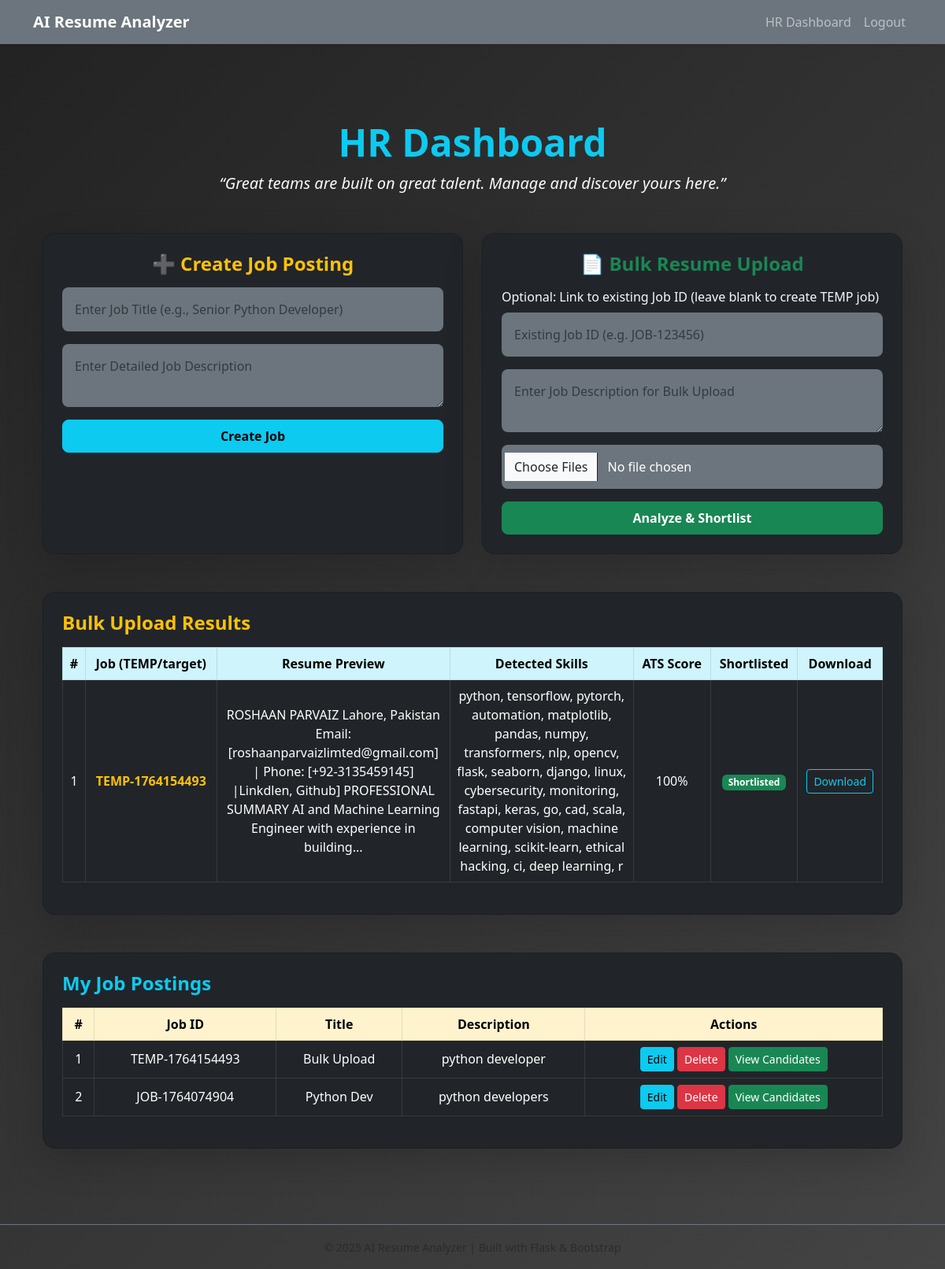
The app's page /hr (signed in) with its own data.
### models.py (models this page shows)
class JobPost(db.Model):
    __tablename__ = 'job_post'
    id = db.Column(db.Integer, primary_key=True)
    job_id = db.Column(db.String(50), unique=True, nullable=False)
    title = db.Column(db.String(200), nullable=False)
    description = db.Column(db.Text, nullable=False)
    hr_id = db.Column(db.Integer, db.ForeignKey('user.id'), nullable=False)
    created_at = db.Column(db.DateTime, default=datetime.utcnow)
    applications = db.relationship('JobApplication', backref='job_post', lazy=True)

### app.py (the view, shortened to what this page needs)
    @app.route("/hr", methods=["GET", "POST"])
    @login_required
    def hr_dashboard():
        if current_user.role != "hr":
            abort(403)
        job_form = JobForm()
        bulk_form = UploadForm()
        jobs = JobPost.query.filter_by(hr_id=current_user.id).order_by(JobPost.created_at.desc()).all()
        bulk_q = (
            db.session.query(JobApplication, JobPost)
            .join(JobPost, JobApplication.job_id == JobPost.id)
            .filter(JobPost.hr_id == current_user.id, JobPost.job_id.like("TEMP-%"))
            .order_by(JobApplication.created_at.desc())
            .all()
        )
        bulk_results = []
        for app_row, job_row in bulk_q:
            filename = None
            skills_str = ""
            if app_row.detected_skills and "||" in app_row.detected_skills:
                parts = app_row.detected_skills.split("||", 1)
                filename = parts[0]
                skills_str = parts[1]
            else:
                skills_str = app_row.detected_skills or ""
            bulk_results.append({
                "id": app_row.id,
                "job_id": job_row.job_id,
                "resume_filename": filename,
                "preview": (app_row.resume_text[:200] + "...") if app_row.resume_text else "",
                "skills": skills_str.split(",") if skills_str else [],
                "score": app_row.score,
                "shortlisted": app_row.shortlisted,
                "created_at": app_row.created_at
            })
        return render_template(
            "hr_dashboard.html",
            job_form=job_form,
            bulk_form=bulk_form,
            jobs=jobs,
            bulk_results=bulk_results
        )

### forms.py
class JobForm(FlaskForm):
    title = StringField('Job Title', validators=[DataRequired(), Length(3, 200)])
    description = TextAreaField('Job Description', validators=[DataRequired(), Length(10)])
    submit = SubmitField('Create Job')

class UploadForm(FlaskForm):
    file = FileField('Resume (PDF or DOCX)', validators=[DataRequired()])
    submit = SubmitField('Upload')

### templates/hr_dashboard.html (shortened to what this page needs)
{% extends "base.html" %}
{% block content %}
<div class="container py-5">
    <div class="text-center mb-5">
        <h1 class="fw-bold text-info display-5">HR Dashboard</h1>
        <p class="fst-italic text-light fs-5">
            “Great teams are built on great talent. Manage and discover yours here.”
        </p>
    </div>
    <div class="row g-4">
        <div class="col-md-6">
            <div class="card bg-dark p-4 rounded-4 shadow-lg h-100">
                <h4 class="text-warning fw-bold mb-3 text-center">➕ Create Job Posting</h4>
                <form method="POST" action="{{ url_for('hr_dashboard') }}">
                    <div class="mb-3">
                        {{ job_form.title(class="form-control bg-secondary text-white border-0 p-3 rounded-3", placeholder="Enter Job Title (e.g., Senior Python Developer)") }}
                    </div>
                    <div class="mb-3">
                        {{ job_form.description(class="form-control bg-secondary text-white border-0 p-3 rounded-3", placeholder="Enter Detailed Job Description") }}
                    </div>
                    <button type="submit" class="btn btn-info w-100 py-2 fw-semibold rounded-3">Create Job</button>
                </form>
            </div>
        </div>
        <div class="col-md-6">
            <div class="card bg-dark p-4 rounded-4 shadow-lg h-100">
                <h4 class="text-success fw-bold mb-3 text-center">📄 Bulk Resume Upload</h4>
                <form method="POST" action="{{ url_for('hr_dashboard') }}" enctype="multipart/form-data">
                    <div class="mb-3">
                        <label class="form-label text-light">Optional: Link to existing Job ID (leave blank to create TEMP job)</label>
                        <input type="text" name="target_job_id" class="form-control bg-secondary text-white border-0 p-3 rounded-3" placeholder="Existing Job ID (e.g. JOB-123456)">
                    </div>
                    <div class="mb-3">
                        <textarea name="description" class="form-control bg-secondary text-white border-0 p-3 rounded-3" placeholder="Enter Job Description for Bulk Upload" required></textarea>
                    </div>
                    <div class="mb-3">
                        <input type="file" name="file" class="form-control bg-secondary text-white border-0 p-3 rounded-3" multiple required accept=".pdf,.docx">
                    </div>
                    <button type="submit" class="btn btn-success w-100 py-2 fw-semibold rounded-3">Analyze & Shortlist</button>
                </form>
            </div>
        </div>
    </div>
    <div class="card bg-dark mt-5 p-4 rounded-4 shadow-lg">
        <h4 class="text-warning fw-bold mb-3">Bulk Upload Results</h4>
        {% if bulk_results %}
        <div class="table-responsive">
            <table class="table table-dark table-hover table-bordered text-center align-middle">
                <thead class="table-info text-dark">
                    <tr>
                        <th>#</th>
                        <th>Job (TEMP/target)</th>
                        <th>Resume Preview</th>
                        <th>Detected Skills</th>
                        <th>ATS Score</th>
                        <th>Shortlisted</th>
                        <th>Download</th>
                    </tr>
                </thead>
                <tbody>
                    {% for r in bulk_results %}
                    <tr>
                        <td>{{ loop.index }}</td>
                        <td class="text-warning fw-bold">{{ r.job_id }}</td>
                        <td class="text-wrap" style="max-width:280px;">{{ r.preview }}</td>
                        <td class="text-wrap" style="max-width:220px;">{{ r.skills|join(', ') }}</td>
                        <td>{{ r.score }}%</td>
                        <td>
                            {% if r.shortlisted %}
                                <span class="badge bg-success">Shortlisted</span>
                            {% else %}
                                <span class="badge bg-secondary">Not Shortlisted</span>
                            {% endif %}
                        </td>
                        <td>
                            {% if r.resume_filename %}
                                <a href="{{ url_for('uploaded_file', filename=r.resume_filename) }}" class="btn btn-sm btn-outline-info">Download</a>
                            {% else %}
                                <span class="text-muted">N/A</span>
                            {% endif %}
                        </td>
                    </tr>
                    {% endfor %}
                </tbody>
            </table>
        </div>
        {% else %}
            <p class="text-muted text-center py-3">No bulk uploads yet.</p>
        {% endif %}
    </div>
    <div class="card bg-dark mt-5 p-4 rounded-4 shadow-lg">
        <h4 class="text-info fw-bold mb-3">My Job Postings</h4>
        {% if jobs %}
        <div class="table-responsive">
            <table class="table table-dark table-hover table-bordered text-center align-middle">
                <thead class="table-warning text-dark">
                    <tr>
                        <th>#</th>
                        <th>Job ID</th>
                        <th>Title</th>
                        <th>Description</th>
                        <th>Actions</th>
                    </tr>
                </thead>
                <tbody>
                    {% for job in jobs %}
                    <tr>
                        <td>{{ loop.index }}</td>
                        <td>{{ job.job_id }}</td>
                        <td>{{ job.title }}</td>
                        <td class="text-wrap">{{ job.description[:80] }}{% if job.description|length > 80 %}...{% endif %}</td>
                        <td>
                            <a href="{{ url_for('edit_job', job_id=job.job_id) }}" class="btn btn-sm btn-info">Edit</a>
                            <form method="POST" action="{{ url_for('delete_job', job_id=job.job_id) }}" style="display:inline-block;" onsubmit="return confirm('Delete this job and all its applications?');">
                                <button type="submit" class="btn btn-sm btn-danger">Delete</button>
                            </form>
                            <a href="{{ url_for('view_candidates', job_id=job.job_id) }}" class="btn btn-sm btn-success">View Candidates</a>
                        </td>
                    </tr>
                    {% endfor %}
                </tbody>
            </table>
        </div>
        {% else %}
            <p class="text-muted text-center py-3">No jobs created yet.</p>
        {% endif %}
    </div>
</div>
{% endblock %}

### templates/base.html (shortened to what this page needs)
<!DOCTYPE html>
<html lang="en">
<head>
  <link
    href="https://cdn.jsdelivr.net/npm/bootstrap@5.3.0/dist/css/bootstrap.min.css"
    rel="stylesheet">
  <link rel="stylesheet" href="{{ url_for('static', filename='style.css') }}">
</head>
<body class="bg-dark text-white">
  <nav class="navbar navbar-expand-lg navbar-dark bg-secondary shadow-sm">
    <div class="container">
      <a class="navbar-brand fw-bold" href="{{ url_for('index') }}">AI Resume Analyzer</a>
      <div class="collapse navbar-collapse justify-content-end" id="navbarNav">
        <ul class="navbar-nav">
          {% if current_user.is_authenticated %}
            {% if current_user.role == 'candidate' %}
              <li class="nav-item"><a class="nav-link" href="{{ url_for('candidate_dashboard') }}">Candidate Dashboard</a></li>
            {% elif current_user.role == 'hr' %}
              <li class="nav-item"><a class="nav-link" href="{{ url_for('hr_dashboard') }}">HR Dashboard</a></li>
            {% endif %}
            <li class="nav-item"><a class="nav-link" href="{{ url_for('logout') }}">Logout</a></li>
          {% else %}
            <li class="nav-item"><a class="nav-link" href="{{ url_for('login') }}">Login</a></li>
            <li class="nav-item"><a class="nav-link" href="{{ url_for('register') }}">Register</a></li>
          {% endif %}
        </ul>
      </div>
    </div>
  </nav>
  <main class="container my-5">
    {% block content %}{% endblock %}
  </main>
  <footer class="text-center text-muted py-3 border-top border-secondary">
    <small>© 2025 AI Resume Analyzer | Built with Flask & Bootstrap</small>
  </footer>
</body>
</html>

### static/style.css (style rules this page uses)
body { background: linear-gradient(135deg, #222, #444); color: white; }

### records on screen
JobPost: job_id "TEMP-1764154493", preview "ROSHAAN PARVAIZ Lahore, Pakistan Email: [roshaanparvaizlimted@gmail.com] | Phone: [+92-3135459145] |Linkdlen, Github] PROFESSIONAL SUMMARY AI and Machine Learning Engineer with experience in building...", skills "python, tensorflow, pytorch, automation, matplotlib, pandas, numpy, transformers, nlp, opencv, flask, seaborn, django, linux, cybersecurity, monitoring, fastapi, keras, go, cad, scala, computer vision, machine learning, scikit-learn, ethical hacking, ci, deep learning, r", score "100", title "Bulk Upload", description "python developer"
JobPost: job_id "JOB-1764074904", title "Python Dev", description "python developers"
